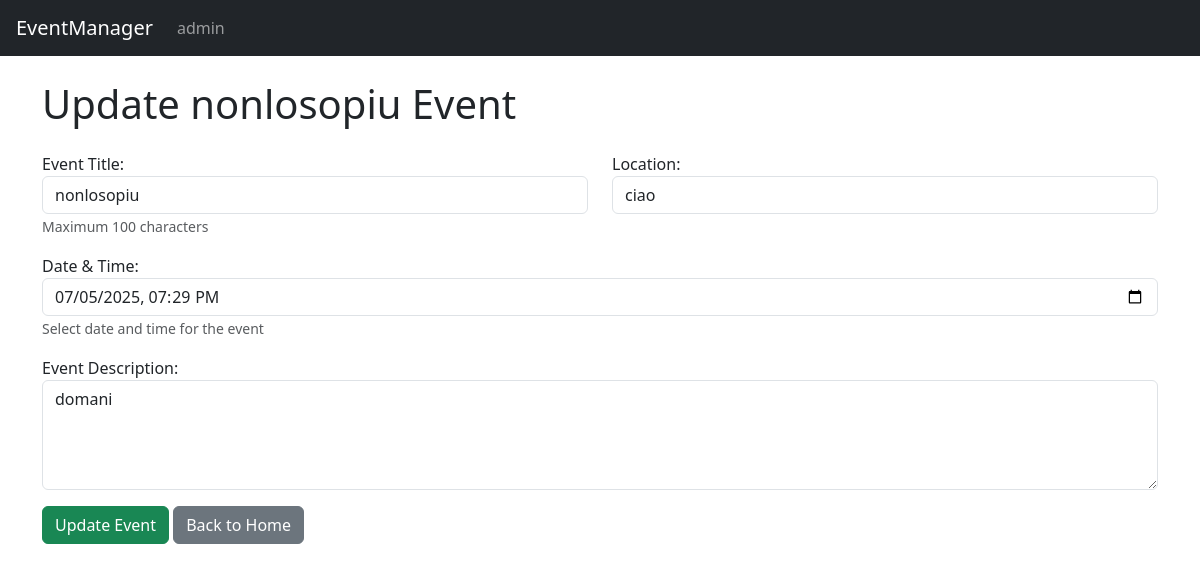
/events/7/update/ (signed in), run on an earlier commit of the app's database.
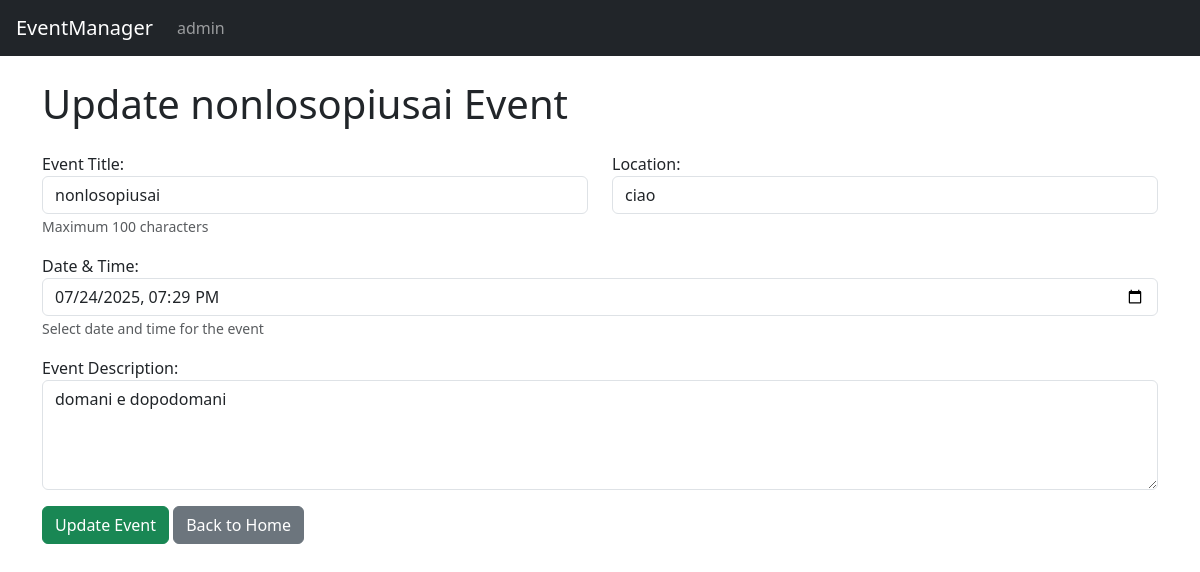
And on a later commit of the database.
### events/models.py (models this page shows, shortened)
class Event(models.Model):
    title = models.CharField(max_length=100, unique=True)
    description = models.TextField()
    date = models.DateTimeField()
    location = models.CharField(max_length=100)
    organizer = models.ForeignKey(
        settings.AUTH_USER_MODEL,
        on_delete=models.CASCADE,
        related_name='organized_events'
    )
    registrations = models.ManyToManyField(
        settings.AUTH_USER_MODEL,
        related_name='attending_events',
        blank=True
    )

### events/views.py (the view, shortened to what this page needs)
# urls.py: path('<int:event_id>/update/', views.update_event, name='update_event'),
@login_required
@permission_required('users.can_edit_own_event', raise_exception=True)
def update_event(request, event_id):
    event = Event.objects.get(id=event_id)
    return render(request, 'events/manage_event.html', {'form': EventForm(instance=event), 'event': event, 'update': True})

### events/templates/events/manage_event.html (shortened to what this page needs)
{% extends 'base.html' %}
{% block content %}
    {% if update%}
        <h1 class="mb-4">Update {{event.title}} Event</h1>
    {% else %}
        <h1 class="mb-4">Create a new Event</h1>
    {% endif %}
    <form method="post">
        <div class="row">
            <div class="col-md-6">
                <div class="mb-3">
                    {{ form.title.label_tag }}
                    {{ form.title }}
                    {% if form.title.help_text %}
                        <small class="form-text text-muted">{{ form.title.help_text }}</small>
                    {% endif %}
                </div>
            </div>
            <div class="col-md-6">
                <div class="mb-3">
                    {{ form.location.label_tag }}
                    {{ form.location }}
                </div>
            </div>
        </div>
        <div class="mb-3">
            {{ form.date.label_tag }}
            {{ form.date }}
            {% if form.date.help_text %}
                <small class="form-text text-muted">{{ form.date.help_text }}</small>
            {% endif %}
        </div>
        <div class="mb-3">
            {{ form.description.label_tag }}
            {{ form.description }}
        </div>
        <button type="submit" class="btn btn-success">{%if update%} Update {%else%} Create  {%endif%} Event</button>
        <a href="{% url 'home' %}" class="btn btn-secondary">Back to Home</a>
    </form>
{% endblock %}

What changed in the data, as far as the page shows it:
changed Event "ciao": title "nonlosopiu" → "nonlosopiusai"; date "07/05/2025 19:29" → "07/24/2025 19:29"; description "domani" → "domani e dopodomani"
